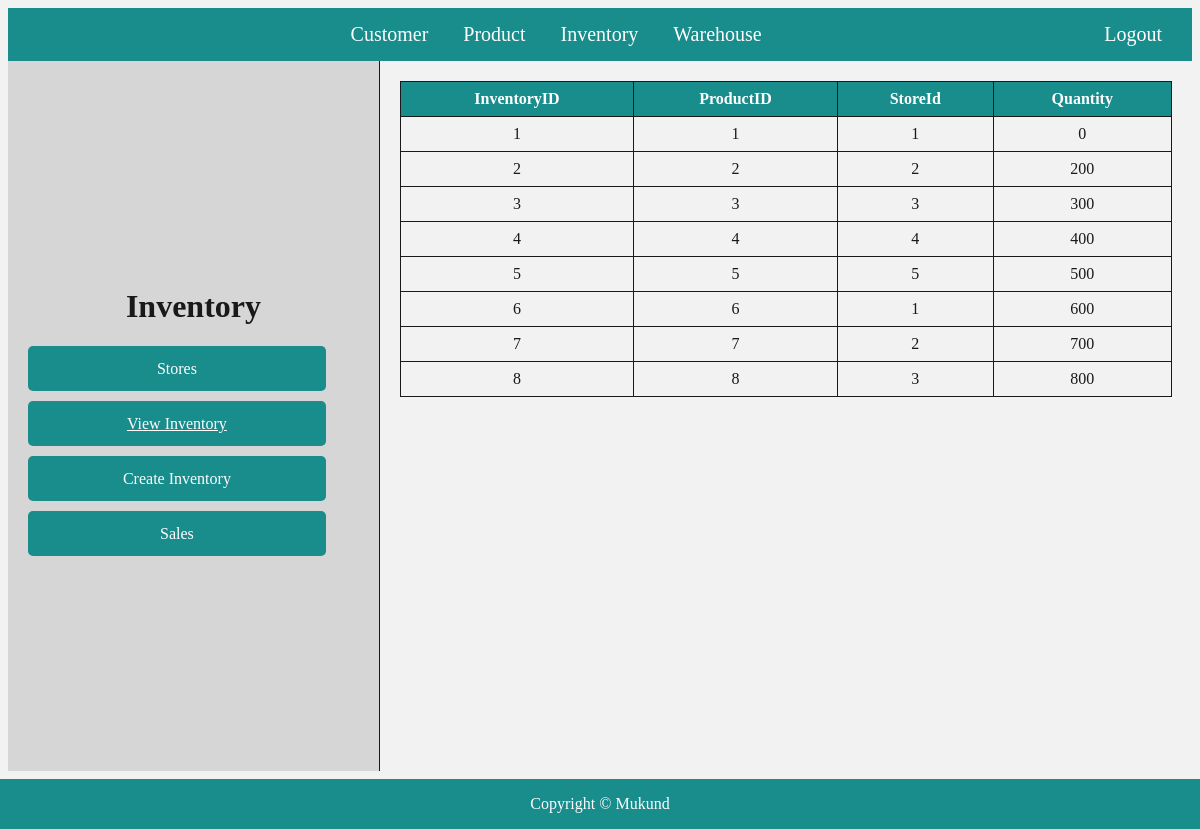
Screenshot of /admin/inventory/viewinventory.php with the database file from the repository.
### tables this page shows
CREATE TABLE Inventory (
    InventoryID INT AUTO_INCREMENT PRIMARY KEY,
    ProductID INT,
    StoreID INT,
    Quantity INT check(Quantity>=0),
    FOREIGN KEY (ProductID) REFERENCES Products(ProductID) ON DELETE CASCADE ON UPDATE CASCADE,
    FOREIGN KEY (StoreID) REFERENCES Stores(StoreID) ON DELETE CASCADE ON UPDATE CASCADE
);

### admin/inventory/viewinventory.php (the view, shortened to what this page needs)
<!DOCTYPE html>
<html>
<head>
    <link rel="stylesheet" href="admindashboard.css">
    <link rel="stylesheet" href="customer.css">
    <link rel="stylesheet" href="table.css">
</head>
<body>
<div class="navbar">
    <a href="../customer/customer.php">Customer</a>
        <a href="../product/product.php">Product</a>
        <a href=".inventory.php">Inventory</a>
        <a href="../warehouse/warehouse.php">Warehouse</a>
        <a href="logout.php" class="logout">Logout</a>
    </div>
    <div class="main">
            <div class="sidebar">
            <h1 style="display: block; text-align: center;">Inventory</h1>
            <a href="stores.php">Stores</a>
            <a href="viewinventory.php" class="active">View Inventory</a>
            <a href="addinventory.php">Create Inventory</a>
            <a href="sales.php">Sales</a>
        </div>
        <div class="content">
            <?php include "connection.php";?>
            <table>
                <tr>
                 <th>InventoryID</th>
                    <th>ProductID</th>
                    <th>StoreId</th>
                    <th>Quantity</th>
                </tr>
            <?php
                $query="select * from Inventory";
                $data=mysqli_query($con,$query);
                $result=mysqli_num_rows($data);
                if($result){
                 while($row=mysqli_fetch_array($data)){
                 ?>
                 <tr>
                    <td><?php echo $row['InventoryID']?></td>
                    <td><?php echo $row['ProductID']?></td>
                    <td><?php echo $row['StoreID']?></td>
                    <td><?php echo $row['Quantity']?></td>
                </tr>
                 <?php
                 }
                }
                else
            {
            ?>
             <tr>
                <td>No record found</td>
             </tr>
             <?php
             }
           ?>
            </table>
        </div>
    </div>
    <div class="footer">
        <p>Copyright © Mukund</p>
    </div>
</body>
</html>

### admin/inventory/admindashboard.css (style rules this page uses)
body { background-color: #f2f2f2; opacity: 0.9; z-index: -1; }
.navbar { background-color: #008080; color: white; padding: 15px; text-align: center; font-size: 20px; }
.navbar a { color: white; text-decoration: none; margin: 0 15px; }
.logout { color: red; float: right; }
.main { display: flex; justify-content: space-around; padding: 0px; padding-bottom: 50px; }
.sidebar { width: 30%; border-right: 1px solid #000; padding: 20px; height: calc(100vh - 130px); background-color: #d3d3d3; }
.content { width: 70%; padding: 20px; }
.footer { position: fixed; left: 0; bottom: 0; width: 100%; background-color: #008080; color: white; text-align: center; }

### admin/inventory/customer.css (style rules this page uses)
.sidebar { width: 30%; border-right: 1px solid #000; display: flex; flex-direction: column; justify-content: center; padding: 20px; height: calc(100vh - 130px); background-color: #d3d3d3; }
.sidebar a { display: block; width: 90%; border: none; text-align: center; text-decoration: none; border-radius: 5px; padding: 0px; margin-bottom: 10px; background-color: #008080; color: white; cursor: pointer; line-height: 45px; }

### admin/inventory/table.css (style rules this page uses)
table { width: 100%; border-collapse: collapse; }
th { background-color: #008080; color: white; }
td, th { border: 1px solid #000; padding: 8px; text-align: center; }

### admin/inventory/viewinventory.php (style rules this page uses)
.active { text-decoration : underline !important; }

### rows the page displays
inventory: InventoryID "1", ProductID "1", StoreID "1", Quantity "0"
inventory: InventoryID "2", ProductID "2", StoreID "2", Quantity "200"
inventory: InventoryID "3", ProductID "3", StoreID "3", Quantity "300"
inventory: InventoryID "4", ProductID "4", StoreID "4", Quantity "400"
inventory: InventoryID "5", ProductID "5", StoreID "5", Quantity "500"
inventory: InventoryID "6", ProductID "6", StoreID "1", Quantity "600"
inventory: InventoryID "7", ProductID "7", StoreID "2", Quantity "700"
inventory: InventoryID "8", ProductID "8", StoreID "3", Quantity "800"
